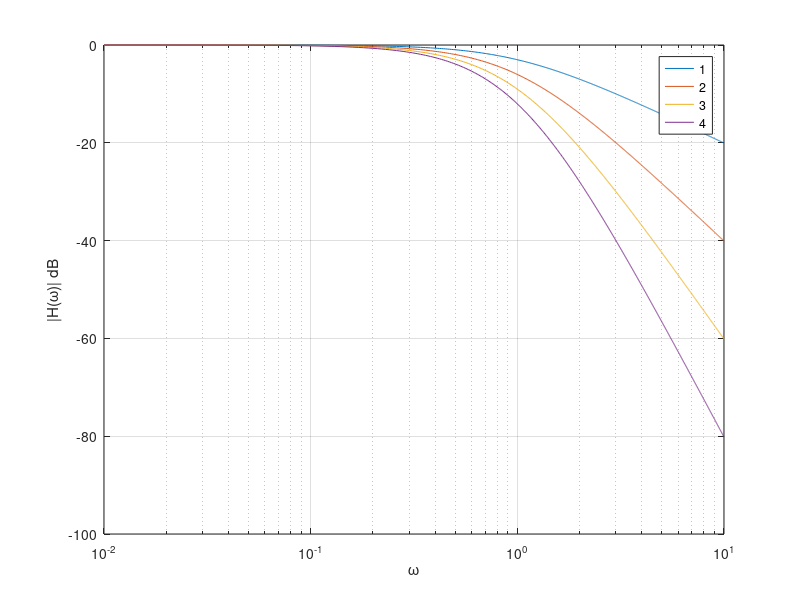

The MATLAB script that drew this image:
close all;

%% Generate w, H(w)
w = 0:0.01:10;

%% Generate different order Bode mag plot
LEGENDS = [];
figure;
for n = 1:4
    % Generate the complex H(w)
    h = ((-1)^n) ./ ((1 + 1i * w).^n);
    semilogx(w, 20*log10(abs(h)));
    hold on;
    grid on;
    xlabel('\omega');
    ylabel('|H(\omega)| dB');
    
    % Display filter order in the legend
    LEGENDS = [LEGENDS, int2str(n)];
    legend(LEGENDS(:));
    pause
end
